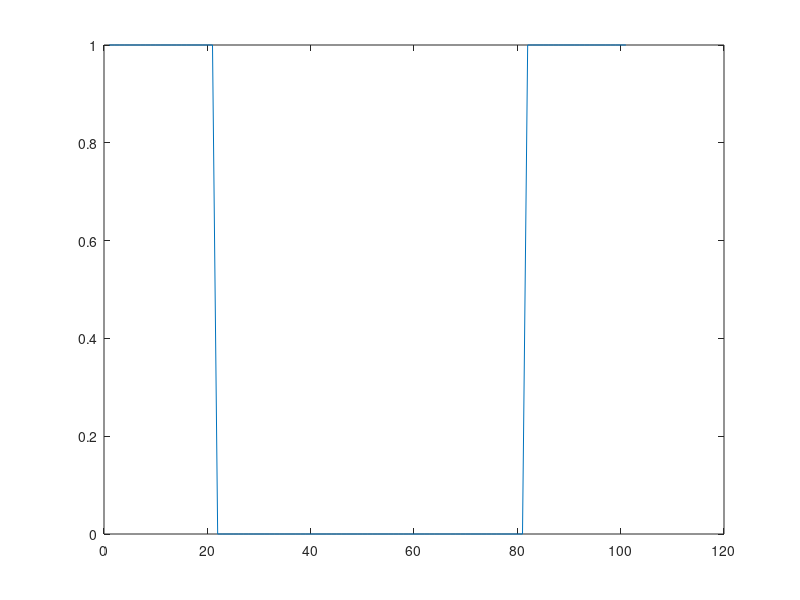

Write the MATLAB code that produced this figure. (Note: this script raises an error after producing the figure.)


%%%% example exam


%% ejercicio 1
F = 440;
A = 0.75;
T = 2.5;

Fs = F/A;
N = T* Fs;
f = F/Fs;
n = 0:N-1;

a = A * cos(2* pi * f * n);


%% ejercicio 3

s = 0:0.07:1;
maxi = 0;
mini = 1;

L  = 7;

step = (maxi-mini)/(L-1);

q = round((s-mini)/step)*step - mini;

plot(q);

%%ejercicio 4

L = 101;
n = 0: L-1;
F = 400;
Fs = 2000;

M = (L-1)/2;
f = F/Fs;

h = 2* f * sinc(2*f * (n -M));

H = uint8(abs(fft(h)));

plot(H);


%%ejercicio 5

imagen = imread("nostalgia2.jpg");

imagen_grey = imagen(:,:,2);

imagen_aux = im2double(imagen);

imagen_grey2 = mean(imagen_aux, 3);


h = hist(imagen_grey, 0:255);
histograma_15 = h(15);
plot(h);
disp(histograma_15);

imagen_bn = rgb2gray(imagen);

%% para binarizar imagen
umbral = 0.5;                               % 2. umbral (ajustable)
imagen_bn = imagen_grey > umbral;          % 3. binarización: True (1) o False (0)


%% tarea 3 exam 2

s = [1, zeros(1, 53)];
x = [3, 0, -2, 0, 0, 3];
y = [1, -1];

%% 1 hacer filter
h = filter(x, y, s);

%% 2 hacer fft
t3_h = fft(h);






%% Ejercicio 2 examen 2

x = [-2,4, -4,5, 1];
N = length(x); %% longitud funcion
k = 0: N-1;    %% los distintos valores
n0 = 2;        %% desplazamiento x[n-2]

t2_y = exp(-1i*2*pi * k * n0/N) .*fft(x); %% funcion de e multiplicacion punto fft(x)


